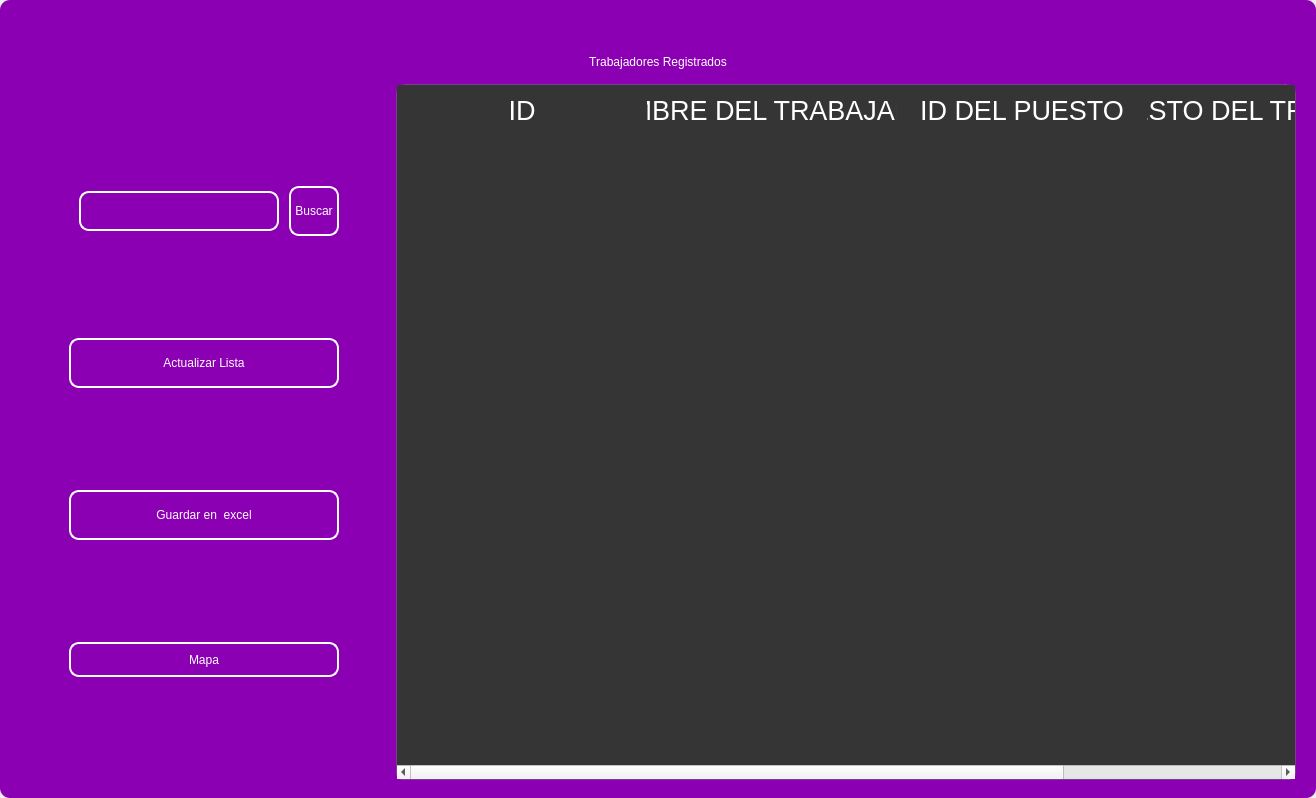
<?xml version="1.0" encoding="UTF-8"?>
<ui version="4.0">
 <class>MainWindow</class>
 <widget class="QMainWindow" name="MainWindow">
  <property name="geometry">
   <rect>
    <x>0</x>
    <y>0</y>
    <width>1316</width>
    <height>798</height>
   </rect>
  </property>
  <property name="windowTitle">
   <string>MainWindow</string>
  </property>
  <property name="styleSheet">
   <string notr="true"/>
  </property>
  <widget class="QWidget" name="centralwidget">
   <property name="styleSheet">
    <string notr="true"/>
   </property>
   <layout class="QVBoxLayout" name="verticalLayout">
    <property name="spacing">
     <number>0</number>
    </property>
    <property name="leftMargin">
     <number>0</number>
    </property>
    <property name="topMargin">
     <number>0</number>
    </property>
    <property name="rightMargin">
     <number>0</number>
    </property>
    <property name="bottomMargin">
     <number>0</number>
    </property>
    <item>
     <widget class="QFrame" name="frame">
      <property name="enabled">
       <bool>true</bool>
      </property>
      <property name="styleSheet">
       <string notr="true">
QFrame {
border-radius:10px;
background-color: rgb(140, 0, 179);
 }
</string>
      </property>
      <property name="frameShape">
       <enum>QFrame::StyledPanel</enum>
      </property>
      <property name="frameShadow">
       <enum>QFrame::Raised</enum>
      </property>
      <layout class="QVBoxLayout" name="verticalLayout_2">
       <item>
        <widget class="QFrame" name="frame_superior">
         <property name="minimumSize">
          <size>
           <width>0</width>
           <height>40</height>
          </size>
         </property>
         <property name="maximumSize">
          <size>
           <width>16777215</width>
           <height>40</height>
          </size>
         </property>
         <property name="styleSheet">
          <string notr="true">QPushButton{
border-radius:18px;
}

QPushButton:hover{
	background-color: rgb(0, 0, 0);
}
</string>
         </property>
         <property name="frameShape">
          <enum>QFrame::StyledPanel</enum>
         </property>
         <property name="frameShadow">
          <enum>QFrame::Raised</enum>
         </property>
         <layout class="QHBoxLayout" name="horizontalLayout_3">
          <property name="spacing">
           <number>4</number>
          </property>
          <property name="leftMargin">
           <number>0</number>
          </property>
          <property name="topMargin">
           <number>0</number>
          </property>
          <property name="rightMargin">
           <number>0</number>
          </property>
          <property name="bottomMargin">
           <number>0</number>
          </property>
          <item>
           <widget class="QPushButton" name="btn_icon">
            <property name="text">
             <string/>
            </property>
            <property name="iconSize">
             <size>
              <width>40</width>
              <height>40</height>
             </size>
            </property>
           </widget>
          </item>
          <item>
           <spacer name="horizontalSpacer_2">
            <property name="orientation">
             <enum>Qt::Horizontal</enum>
            </property>
            <property name="sizeHint" stdset="0">
             <size>
              <width>443</width>
              <height>20</height>
             </size>
            </property>
           </spacer>
          </item>
          <item>
           <widget class="QPushButton" name="btn_exit">
            <property name="minimumSize">
             <size>
              <width>38</width>
              <height>38</height>
             </size>
            </property>
            <property name="maximumSize">
             <size>
              <width>38</width>
              <height>38</height>
             </size>
            </property>
            <property name="cursor">
             <cursorShape>PointingHandCursor</cursorShape>
            </property>
            <property name="text">
             <string/>
            </property>
            <property name="iconSize">
             <size>
              <width>35</width>
              <height>35</height>
             </size>
            </property>
           </widget>
          </item>
          <item>
           <widget class="QPushButton" name="bt_minimizar">
            <property name="minimumSize">
             <size>
              <width>38</width>
              <height>38</height>
             </size>
            </property>
            <property name="maximumSize">
             <size>
              <width>38</width>
              <height>38</height>
             </size>
            </property>
            <property name="cursor">
             <cursorShape>PointingHandCursor</cursorShape>
            </property>
            <property name="text">
             <string/>
            </property>
            <property name="icon">
             <iconset>
              <normaloff>image/minus.svg</normaloff>image/minus.svg</iconset>
            </property>
            <property name="iconSize">
             <size>
              <width>38</width>
              <height>38</height>
             </size>
            </property>
           </widget>
          </item>
          <item>
           <widget class="QPushButton" name="bt_maximizar">
            <property name="minimumSize">
             <size>
              <width>38</width>
              <height>38</height>
             </size>
            </property>
            <property name="maximumSize">
             <size>
              <width>38</width>
              <height>38</height>
             </size>
            </property>
            <property name="cursor">
             <cursorShape>PointingHandCursor</cursorShape>
            </property>
            <property name="text">
             <string/>
            </property>
            <property name="icon">
             <iconset>
              <normaloff>image/chevron-up.svg</normaloff>image/chevron-up.svg</iconset>
            </property>
            <property name="iconSize">
             <size>
              <width>38</width>
              <height>38</height>
             </size>
            </property>
           </widget>
          </item>
          <item>
           <widget class="QPushButton" name="bt_restaurar">
            <property name="minimumSize">
             <size>
              <width>38</width>
              <height>38</height>
             </size>
            </property>
            <property name="maximumSize">
             <size>
              <width>38</width>
              <height>38</height>
             </size>
            </property>
            <property name="cursor">
             <cursorShape>PointingHandCursor</cursorShape>
            </property>
            <property name="text">
             <string/>
            </property>
            <property name="icon">
             <iconset>
              <normaloff>image/chevron-down.svg</normaloff>image/chevron-down.svg</iconset>
            </property>
            <property name="iconSize">
             <size>
              <width>38</width>
              <height>38</height>
             </size>
            </property>
           </widget>
          </item>
          <item>
           <widget class="QPushButton" name="bt_cerrar">
            <property name="minimumSize">
             <size>
              <width>38</width>
              <height>38</height>
             </size>
            </property>
            <property name="maximumSize">
             <size>
              <width>38</width>
              <height>38</height>
             </size>
            </property>
            <property name="cursor">
             <cursorShape>PointingHandCursor</cursorShape>
            </property>
            <property name="text">
             <string/>
            </property>
            <property name="icon">
             <iconset>
              <normaloff>image/x.svg</normaloff>image/x.svg</iconset>
            </property>
            <property name="iconSize">
             <size>
              <width>38</width>
              <height>38</height>
             </size>
            </property>
           </widget>
          </item>
         </layout>
        </widget>
       </item>
       <item>
        <widget class="QLabel" name="label">
         <property name="styleSheet">
          <string notr="true">font: 30pt &quot;MS Shell Dlg 2&quot;;
color: rgb(255, 255, 255);</string>
         </property>
         <property name="text">
          <string>Trabajadores Registrados</string>
         </property>
         <property name="alignment">
          <set>Qt::AlignCenter</set>
         </property>
        </widget>
       </item>
       <item>
        <widget class="QFrame" name="frame_3">
         <property name="minimumSize">
          <size>
           <width>0</width>
           <height>0</height>
          </size>
         </property>
         <property name="frameShape">
          <enum>QFrame::StyledPanel</enum>
         </property>
         <property name="frameShadow">
          <enum>QFrame::Raised</enum>
         </property>
         <layout class="QHBoxLayout" name="horizontalLayout_4">
          <property name="leftMargin">
           <number>9</number>
          </property>
          <property name="topMargin">
           <number>9</number>
          </property>
          <property name="rightMargin">
           <number>9</number>
          </property>
          <item>
           <layout class="QVBoxLayout" name="verticalLayout_4">
            <property name="spacing">
             <number>50</number>
            </property>
            <property name="sizeConstraint">
             <enum>QLayout::SetDefaultConstraint</enum>
            </property>
            <property name="leftMargin">
             <number>50</number>
            </property>
            <property name="topMargin">
             <number>50</number>
            </property>
            <property name="rightMargin">
             <number>50</number>
            </property>
            <property name="bottomMargin">
             <number>50</number>
            </property>
            <item>
             <layout class="QHBoxLayout" name="horizontalLayout">
              <property name="spacing">
               <number>10</number>
              </property>
              <property name="leftMargin">
               <number>10</number>
              </property>
              <property name="topMargin">
               <number>0</number>
              </property>
              <property name="bottomMargin">
               <number>0</number>
              </property>
              <item>
               <widget class="QLineEdit" name="searchtxt">
                <property name="minimumSize">
                 <size>
                  <width>200</width>
                  <height>25</height>
                 </size>
                </property>
                <property name="maximumSize">
                 <size>
                  <width>150</width>
                  <height>40</height>
                 </size>
                </property>
                <property name="styleSheet">
                 <string notr="true">QLabel {
	color: rgb(255, 255, 254);
	font: 12pt &quot;Arial&quot;;
	background-color: rgba(0, 0, 0,0);
}

QTextEdit{
background-color: rgba(0, 0, 0,0);
border-radius:10px; 
font: 12pt &quot;Arial&quot;;
color: rgb(255, 255, 254);
border: 2px solid  rgb(255, 255, 255);

}

QTextEdit:hover{
background-color: rgba(0, 0, 0,0);
border-radius:10px; 
font: 12pt &quot;Arial&quot;;
border: 2px solid  rgb(120, 0, 171);
}

QTextEdit:focus{
background-color: rgb(0, 0, 0);
border-radius:10px; 
font: 12pt &quot;Arial&quot;;
border: 2px solid rgb(120, 0, 171);
}

QLineEdit{
background-color: rgba(0, 0, 0,0);
border-radius:10px; 
font: 12pt &quot;Arial&quot;;
color: rgb(255, 255, 254);
border: 2px solid  rgb(255, 255, 255);

}

QLineEdit:hover{
background-color: rgba(0, 0, 0,0);
border-radius:10px; 
font: 12pt &quot;Arial&quot;;
border: 2px solid  rgb(120, 0, 171);
}

QLineEdit:focus{
background-color: rgb(0, 0, 0);
border-radius:10px; 
font: 12pt &quot;Arial&quot;;
border: 2px solid rgb(120, 0, 171);
}

QCheckBox{
	font: 12pt &quot;Arial&quot;;
	color: rgb(255, 255, 255);
}

QCheckBox::indicator {
    width: 18px;
    height:18px;
}

QCheckBox::indicator:unchecked {
   background-image: url(image/square.svg);
}

QCheckBox::indicator:checked {
   background-image: url(image/check-square.svg);
}

QPushButton{
border-radius:10px; 
font: 12pt &quot;Arial&quot;;
color: rgb(255, 255, 254);
border: 2px solid #ffffff;
}

QPushButton:hover{
border-radius:10px; 
font: 12pt &quot;Arial&quot;;
color: rgb(255, 255, 255);
border: 2px solid rgb(120, 0, 171);
	background-color: rgb(120, 0, 171);
}
</string>
                </property>
               </widget>
              </item>
              <item>
               <widget class="QPushButton" name="btn_search">
                <property name="sizePolicy">
                 <sizepolicy hsizetype="Minimum" vsizetype="Fixed">
                  <horstretch>0</horstretch>
                  <verstretch>0</verstretch>
                 </sizepolicy>
                </property>
                <property name="minimumSize">
                 <size>
                  <width>0</width>
                  <height>15</height>
                 </size>
                </property>
                <property name="maximumSize">
                 <size>
                  <width>100</width>
                  <height>50</height>
                 </size>
                </property>
                <property name="cursor">
                 <cursorShape>PointingHandCursor</cursorShape>
                </property>
                <property name="styleSheet">
                 <string notr="true">QPushButton{
border-radius:10px; 
font: 12pt &quot;Arial&quot;;
color: rgb(255, 255, 254);
border: 2px solid #ffffff;
}

QPushButton:hover{
border-radius:10px; 
font: 12pt &quot;Arial&quot;;
color: rgb(255, 255, 255);
border: 2px solid rgb(120, 0, 171);
	background-color: rgb(120, 0, 171);
}</string>
                </property>
                <property name="text">
                 <string>Buscar</string>
                </property>
               </widget>
              </item>
             </layout>
            </item>
            <item>
             <widget class="QPushButton" name="btn_get">
              <property name="minimumSize">
               <size>
                <width>50</width>
                <height>40</height>
               </size>
              </property>
              <property name="maximumSize">
               <size>
                <width>300</width>
                <height>50</height>
               </size>
              </property>
              <property name="cursor">
               <cursorShape>PointingHandCursor</cursorShape>
              </property>
              <property name="styleSheet">
               <string notr="true">QPushButton{
border-radius:10px; 
font: 12pt &quot;Arial&quot;;
color: rgb(255, 255, 254);
border: 2px solid #ffffff;
}

QPushButton:hover{
border-radius:10px; 
font: 12pt &quot;Arial&quot;;
color: rgb(255, 255, 255);
border: 2px solid rgb(120, 0, 171);
	background-color: rgb(120, 0, 171);
}</string>
              </property>
              <property name="text">
               <string>Actualizar Lista</string>
              </property>
              <property name="iconSize">
               <size>
                <width>35</width>
                <height>35</height>
               </size>
              </property>
             </widget>
            </item>
            <item>
             <widget class="QPushButton" name="btn_excel">
              <property name="minimumSize">
               <size>
                <width>10</width>
                <height>40</height>
               </size>
              </property>
              <property name="maximumSize">
               <size>
                <width>300</width>
                <height>50</height>
               </size>
              </property>
              <property name="cursor">
               <cursorShape>PointingHandCursor</cursorShape>
              </property>
              <property name="styleSheet">
               <string notr="true">QPushButton{
border-radius:10px; 
font: 12pt &quot;Arial&quot;;
color: rgb(255, 255, 254);
border: 2px solid #ffffff;
}

QPushButton:hover{
border-radius:10px; 
font: 12pt &quot;Arial&quot;;
color: rgb(255, 255, 255);
border: 2px solid rgb(120, 0, 171);
	background-color: rgb(120, 0, 171);
}</string>
              </property>
              <property name="text">
               <string>Guardar en  excel</string>
              </property>
              <property name="iconSize">
               <size>
                <width>35</width>
                <height>35</height>
               </size>
              </property>
             </widget>
            </item>
            <item>
             <widget class="QPushButton" name="btn_maps">
              <property name="minimumSize">
               <size>
                <width>0</width>
                <height>35</height>
               </size>
              </property>
              <property name="styleSheet">
               <string notr="true">QPushButton{
border-radius:10px; 
font: 12pt &quot;Arial&quot;;
color: rgb(255, 255, 254);
border: 2px solid #ffffff;
}

QPushButton:hover{
border-radius:10px; 
font: 12pt &quot;Arial&quot;;
color: rgb(255, 255, 255);
border: 2px solid rgb(120, 0, 171);
	background-color: rgb(120, 0, 171);
}</string>
              </property>
              <property name="text">
               <string>Mapa</string>
              </property>
             </widget>
            </item>
           </layout>
          </item>
          <item>
           <widget class="QTableWidget" name="table_employee">
            <property name="minimumSize">
             <size>
              <width>900</width>
              <height>0</height>
             </size>
            </property>
            <property name="maximumSize">
             <size>
              <width>700</width>
              <height>16777215</height>
             </size>
            </property>
            <property name="styleSheet">
             <string notr="true">QTableView {

	border: 1px solid rgba(255,255,255,40);
	border-bottom-right-radius: 7px; 
	border-bottom-left-radius: 7px; 
	color: white;
	font: 15pt &quot;MS Shell Dlg 2&quot;;
	background-color: rgb(53, 53, 53);
}

QHeaderView::section {
background-color: rgb(53, 53, 53);
color: white;
border: none;
height: 50px;
font-size: 20pt;
}

QTableView::item {
    border-style: none;
    border-bottom: 1px solid rgba(255,255,255,50);
    padding-left: auto;
    padding-right: auto;
}

QTableView::item:selected{
	border: none;
	color: rgb(255, 255, 255);
    background-color: rgba(255, 255, 255, 50);
}
</string>
            </property>
            <property name="lineWidth">
             <number>1</number>
            </property>
            <property name="editTriggers">
             <set>QAbstractItemView::NoEditTriggers</set>
            </property>
            <attribute name="horizontalHeaderDefaultSectionSize">
             <number>250</number>
            </attribute>
            <column>
             <property name="text">
              <string>ID</string>
             </property>
            </column>
            <column>
             <property name="text">
              <string>NOMBRE DEL TRABAJADOR</string>
             </property>
            </column>
            <column>
             <property name="text">
              <string>ID DEL PUESTO</string>
             </property>
            </column>
            <column>
             <property name="text">
              <string>PUESTO DEL TRABAJADOR</string>
             </property>
            </column>
           </widget>
          </item>
         </layout>
        </widget>
       </item>
      </layout>
     </widget>
    </item>
   </layout>
  </widget>
 </widget>
 <resources/>
 <connections/>
</ui>
